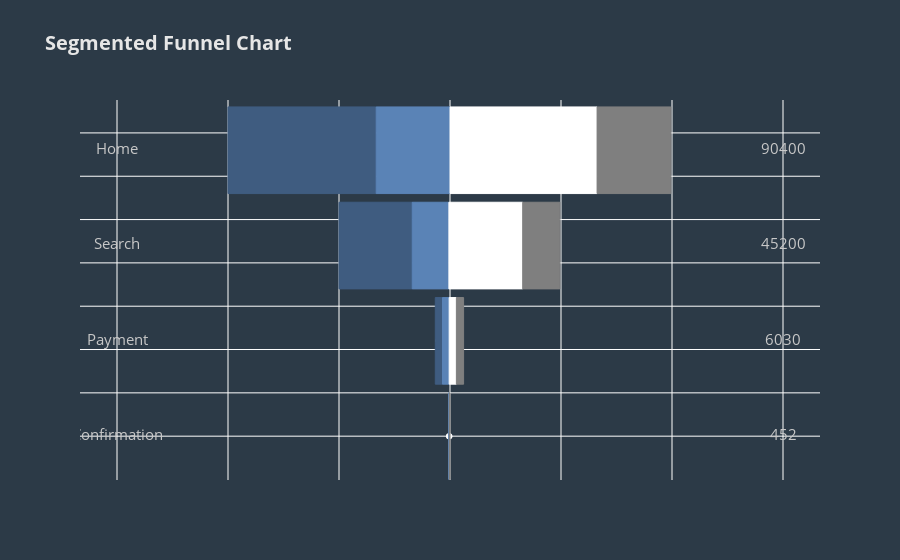

The notebook cell saved with this chart:
### Code cell
colors = ['rgb(63,92,128)', 'rgb(90,131,182)', 'rgb(255,255,255)', 'rgb(127,127,127)']
total = [sum(row[1]) for row in dfFull.iterrows()]
n_phase, n_seg = dfFull.shape
 
plot_width = 800
unit_width = plot_width / total[0]
 
phase_w = [int(value * unit_width) for value in total]
 
# height of a section and difference between sections
section_h = 100
section_d = 10
 
# shapes of the plot
shapes = []
 
# plot traces data
data = []
 
# height of the phase labels
label_y = []
 
height = section_h * n_phase + section_d * (n_phase-1)
 
# rows of the DataFrame
df_rows = list(dfFull.iterrows())
 
# iteration over all the phases
for i in range(n_phase):
    # phase name
    row_name = dfFull.index[i]
   
    # width of each segment (smaller rectangles) will be calculated
    # according to their contribution in the total users of phase
    seg_unit_width = phase_w[i] / total[i]
    seg_w = [int(df_rows[i][1][j] * seg_unit_width) for j in range(n_seg)]
   
    # starting point of segment (the rectangle shape) on the X-axis
    xl = -1 * (phase_w[i] / 2)
   
    # iteration over all the segments
    for j in range(n_seg):
        # name of the segment
        seg_name = dfFull.columns[j]
       
        # corner points of a segment used in the SVG path
        points = [xl, height, xl + seg_w[j], height, xl + seg_w[j], height - section_h, xl, height - section_h]
        path = 'M {0} {1} L {2} {3} L {4} {5} L {6} {7} Z'.format(*points)
       
        shape = {
                'type': 'path',
                'path': path,
                'fillcolor': colors[j],
                'line': {
                    'width': 1,
                    'color': colors[j]
                }
        }
        shapes.append(shape)
       
        # to support hover on shapes
        hover_trace = go.Scatter(
            x=[xl + (seg_w[j] / 2)],
            y=[height - (section_h / 2)],
            mode='markers',
            marker=dict(
                size=min(seg_w[j]/2, (section_h / 2)),
                color='rgba(255,255,255,1)'
            ),
            text="Segment : %s" % (seg_name),
            name="Value : %d" % (dfFull[seg_name][row_name])
        )
        data.append(hover_trace)
       
        xl = xl + seg_w[j]
 
    label_y.append(height - (section_h / 2))
 
    height = height - (section_h + section_d)
   
    # For phase names
label_trace = go.Scatter(
    x=[-600]*n_phase,
    y=label_y,
    mode='text',
    text=dfFull.index.tolist(),
    textfont=dict(
        color='rgb(200,200,200)',
        size=15
    )
)
 
data.append(label_trace)
 
# For phase values (total)
value_trace = go.Scatter(
    x=[600]*n_phase,
    y=label_y,
    mode='text',
    text=total,
    textfont=dict(
        color='rgb(200,200,200)',
        size=15
    )
)
 
data.append(value_trace)
 
layout = go.Layout(
    title="<b>Segmented Funnel Chart</b>",
    titlefont=dict(
        size=20,
        color='rgb(230,230,230)'
    ),
    hovermode='closest',
    shapes=shapes,
    showlegend=False,
    paper_bgcolor='rgba(44,58,71,1)',
    plot_bgcolor='rgba(44,58,71,1)',
    xaxis=dict(
        showticklabels=False,
        zeroline=False,
    ),
    yaxis=dict(
        showticklabels=False,
        zeroline=False
    )
)
 
fig = go.Figure(data=data, layout=layout)
iplot(fig)

### Figure 1 — Plotly figure (JSON) as saved in the notebook; plotly's stock layout.template omitted (floating-point values rounded to 4 significant figures)
{"data": [{"marker": {"color": "rgba(255,255,255,1)", "size": 50}, "mode": "markers", "name": "Value : 30203", "text": "Segment : Desktop Male", "type": "scatter", "x": [-266.5], "y": [380]}, {"marker": {"color": "rgba(255,255,255,1)", "size": 50}, "mode": "markers", "name": "Value : 15122", "text": "Segment : Mobile Male", "type": "scatter", "x": [-66.5], "y": [380]}, {"marker": {"color": "rgba(255,255,255,1)", "size": 50}, "mode": "markers", "name": "Value : 29997", "text": "Segment : Desktop Female", "type": "scatter", "x": [132.5], "y": [380]}, {"marker": {"color": "rgba(255,255,255,1)", "size": 50}, "mode": "markers", "name": "Value : 15078", "text": "Segment : Mobile Female", "type": "scatter", "x": [331.5], "y": [380]}, {"marker": {"color": "rgba(255,255,255,1)", "size": 50}, "mode": "markers", "name": "Value : 15009", "text": "Segment : Desktop Male", "type": "scatter", "x": [-134], "y": [270]}, {"marker": {"color": "rgba(255,255,255,1)", "size": 33}, "mode": "markers", "name": "Value : 7515", "text": "Segment : Mobile Male", "type": "scatter", "x": [-35], "y": [270]}, {"marker": {"color": "rgba(255,255,255,1)", "size": 50}, "mode": "markers", "name": "Value : 15091", "text": "Segment : Desktop Female", "type": "scatter", "x": [64.5], "y": [270]}, {"marker": {"color": "rgba(255,255,255,1)", "size": 33.5}, "mode": "markers", "name": "Value : 7585", "text": "Segment : Mobile Female", "type": "scatter", "x": [164.5], "y": [270]}, {"marker": {"color": "rgba(255,255,255,1)", "size": 6.5}, "mode": "markers", "name": "Value : 1480", "text": "Segment : Desktop Male", "type": "scatter", "x": [-20], "y": [160]}, {"marker": {"color": "rgba(255,255,255,1)", "size": 6}, "mode": "markers", "name": "Value : 1450", "text": "Segment : Mobile Male", "type": "scatter", "x": [-7.5], "y": [160]}, {"marker": {"color": "rgba(255,255,255,1)", "size": 6.5}, "mode": "markers", "name": "Value : 1530", "text": "Segment : Desktop Female", "type": "scatter", "x": [5], "y": [160]}, {"marker": {"color": "rgba(255,255,255,1)", "size": 6.5}, "mode": "markers", "name": "Value : 1570", "text": "Segment : Mobile Female", "type": "scatter", "x": [18], "y": [160]}, {"marker": {"color": "rgba(255,255,255,1)", "size": 0}, "mode": "markers", "name": "Value : 76", "text": "Segment : Desktop Male", "type": "scatter", "x": [-2], "y": [50]}, {"marker": {"color": "rgba(255,255,255,1)", "size": 0.5}, "mode": "markers", "name": "Value : 135", "text": "Segment : Mobile Male", "type": "scatter", "x": [-1.5], "y": [50]}, {"marker": {"color": "rgba(255,255,255,1)", "size": 0}, "mode": "markers", "name": "Value : 74", "text": "Segment : Desktop Female", "type": "scatter", "x": [-1], "y": [50]}, {"marker": {"color": "rgba(255,255,255,1)", "size": 0.5}, "mode": "markers", "name": "Value : 167", "text": "Segment : Mobile Female", "type": "scatter", "x": [-0.5], "y": [50]}, {"mode": "text", "text": ["Home", "Search", "Payment", "Confirmation"], "textfont": {"color": "rgb(200,200,200)", "size": 15}, "type": "scatter", "x": [-600, -600, -600, -600], "y": [380, 270, 160, 50]}, {"mode": "text", "text": ["90400", "45200", "6030", "452"], "textfont": {"color": "rgb(200,200,200)", "size": 15}, "type": "scatter", "x": [600, 600, 600, 600], "y": [380, 270, 160, 50]}], "layout": {"hovermode": "closest", "paper_bgcolor": "rgba(44,58,71,1)", "plot_bgcolor": "rgba(44,58,71,1)", "shapes": [{"fillcolor": "rgb(63,92,128)", "line": {"color": "rgb(63,92,128)", "width": 1}, "path": "M -400.0 430 L -133.0 430 L -133.0 330 L -400.0 330 Z", "type": "path"}, {"fillcolor": "rgb(90,131,182)", "line": {"color": "rgb(90,131,182)", "width": 1}, "path": "M -133.0 430 L 0.0 430 L 0.0 330 L -133.0 330 Z", "type": "path"}, {"fillcolor": "rgb(255,255,255)", "line": {"color": "rgb(255,255,255)", "width": 1}, "path": "M 0.0 430 L 265.0 430 L 265.0 330 L 0.0 330 Z", "type": "path"}, {"fillcolor": "rgb(127,127,127)", "line": {"color": "rgb(127,127,127)", "width": 1}, "path": "M 265.0 430 L 398.0 430 L 398.0 330 L 265.0 330 Z", "type": "path"}, {"fillcolor": "rgb(63,92,128)", "line": {"color": "rgb(63,92,128)", "width": 1}, "path": "M -200.0 320 L -68.0 320 L -68.0 220 L -200.0 220 Z", "type": "path"}, {"fillcolor": "rgb(90,131,182)", "line": {"color": "rgb(90,131,182)", "width": 1}, "path": "M -68.0 320 L -2.0 320 L -2.0 220 L -68.0 220 Z", "type": "path"}, {"fillcolor": "rgb(255,255,255)", "line": {"color": "rgb(255,255,255)", "width": 1}, "path": "M -2.0 320 L 131.0 320 L 131.0 220 L -2.0 220 Z", "type": "path"}, {"fillcolor": "rgb(127,127,127)", "line": {"color": "rgb(127,127,127)", "width": 1}, "path": "M 131.0 320 L 198.0 320 L 198.0 220 L 131.0 220 Z", "type": "path"}, {"fillcolor": "rgb(63,92,128)", "line": {"color": "rgb(63,92,128)", "width": 1}, "path": "M -26.5 210 L -13.5 210 L -13.5 110 L -26.5 110 Z", "type": "path"}, {"fillcolor": "rgb(90,131,182)", "line": {"color": "rgb(90,131,182)", "width": 1}, "path": "M -13.5 210 L -1.5 210 L -1.5 110 L -13.5 110 Z", "type": "path"}, {"fillcolor": "rgb(255,255,255)", "line": {"color": "rgb(255,255,255)", "width": 1}, "path": "M -1.5 210 L 11.5 210 L 11.5 110 L -1.5 110 Z", "type": "path"}, {"fillcolor": "rgb(127,127,127)", "line": {"color": "rgb(127,127,127)", "width": 1}, "path": "M 11.5 210 L 24.5 210 L 24.5 110 L 11.5 110 Z", "type": "path"}, {"fillcolor": "rgb(63,92,128)", "line": {"color": "rgb(63,92,128)", "width": 1}, "path": "M -2.0 100 L -2.0 100 L -2.0 0 L -2.0 0 Z", "type": "path"}, {"fillcolor": "rgb(90,131,182)", "line": {"color": "rgb(90,131,182)", "width": 1}, "path": "M -2.0 100 L -1.0 100 L -1.0 0 L -2.0 0 Z", "type": "path"}, {"fillcolor": "rgb(255,255,255)", "line": {"color": "rgb(255,255,255)", "width": 1}, "path": "M -1.0 100 L -1.0 100 L -1.0 0 L -1.0 0 Z", "type": "path"}, {"fillcolor": "rgb(127,127,127)", "line": {"color": "rgb(127,127,127)", "width": 1}, "path": "M -1.0 100 L 0.0 100 L 0.0 0 L -1.0 0 Z", "type": "path"}], "showlegend": false, "title": {"font": {"color": "rgb(230,230,230)", "size": 20}, "text": "<b>Segmented Funnel Chart</b>"}, "xaxis": {"showticklabels": false, "zeroline": false}, "yaxis": {"showticklabels": false, "zeroline": false}}}
